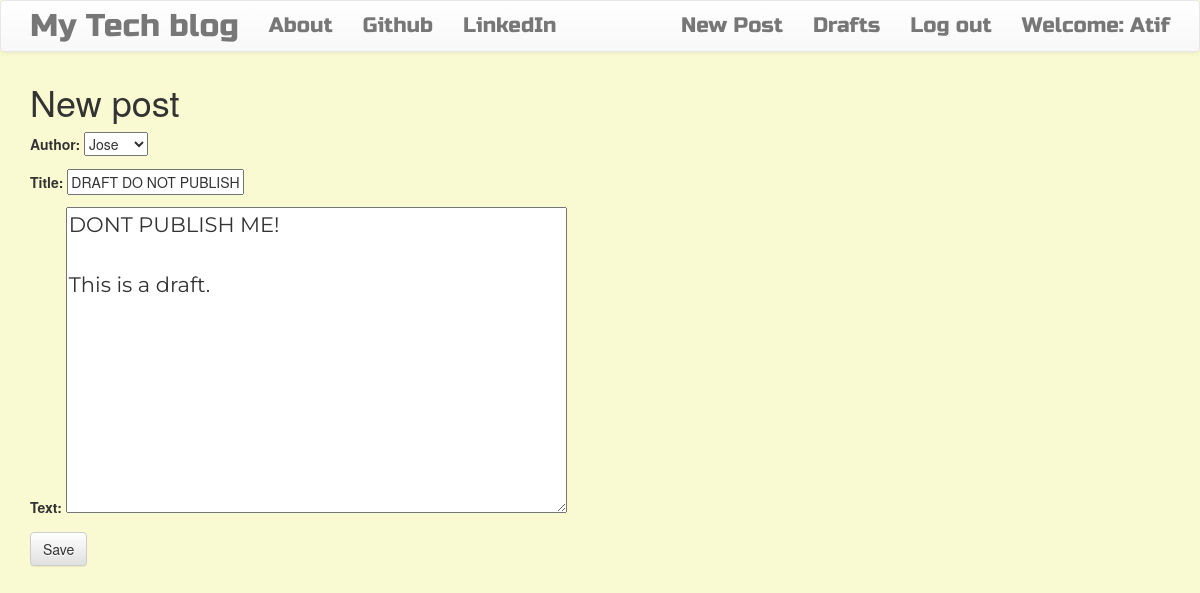
The page /post/15/edit/ (signed in) on the database its author committed.
### blog/models.py (models this page shows, shortened)
class Post(models.Model):
    author = models.ForeignKey('auth.User')
    title = models.CharField(max_length=200)
    text = models.TextField()
    created_date = models.DateTimeField(default=timezone.now)
    published_date = models.DateTimeField(blank=True, null=True)

### blog/views.py (the view)
# urls.py: url(r'^post/(?P<pk>\d+)/edit/$', views.PostUpdateView.as_view(), name='post_edit'),
class PostUpdateView(LoginRequiredMixin,UpdateView):
    login_url = '/login/'
    redirect_field_name = 'blog/post_detail.html'
    form_class = PostForm
    model = Post

### blog/forms.py
class PostForm(forms.ModelForm):
    class Meta:
        model = Post
        fields = ('author','title', 'text',)
        widgets = {
            'title': forms.TextInput(attrs={'class': 'textinputclass'}),
            'text': forms.Textarea(attrs={'class': 'editable medium-editor-textarea postcontent'}),
        }

### blog/templates/blog/post_form.html (shortened to what this page needs)
{% extends 'blog/base.html' %}
{% block content %}
    <h1>New post</h1>
    <form method="POST" class="post-form">
    {{form.as_p}}
    <button type="submit" class="save btn btn-default">Save</button>
    </form>
{% endblock %}

### blog/templates/blog/base.html (shortened to what this page needs)
<!DOCTYPE html>
{% load staticfiles %}
<html>
    <head>
        <link rel="stylesheet" href="https://maxcdn.bootstrapcdn.com/bootstrap/3.3.7/css/bootstrap.min.css">
        <link rel="stylesheet" href="https://maxcdn.bootstrapcdn.com/bootstrap/3.3.7/css/bootstrap-theme.min.css">
        <link rel="stylesheet" href="//cdn.jsdelivr.net/medium-editor/latest/css/medium-editor.min.css" type="text/css" media="screen" charset="utf-8">
        <link rel="stylesheet" href="{% static 'css/blog.css' %}">
<body class='loader'>
  <nav class="navbar navbar-default techfont custom-navbar">
    <div class="container">
      <ul class="nav navbar-nav">
        <li><a class='navbar-brand bigbrand' href="{% url 'post_list' %}">My Tech blog</a></li>
        <li><a href="{% url 'about'%}">About</a></li>
        <li><a href="https://github.com/Atif8Ted">Github</a></li>
        <li><a href="https://www.linkedin.com/in/atifimam/">LinkedIn</a></li>
      </ul>
      <ul class="nav navbar-nav navbar-right">
        {% if user.is_authenticated %}
        <li>
          <a href="{% url 'post_new' %}" >New Post</a>
        </li>
        <li>
          <a href="{% url 'post_draft_list' %}">Drafts</a>
        </li>
        <li>
          <a href="{% url 'logout' %}" >Log out</a>
        </li>
        <li>
          <a >Welcome: {{ user.username }}</a>
        </li>
          {% else %}
          <li><a class='nav navbar-right' href="{% url 'login' %}" ><span class="glyphicon glyphicon-user"></span> Login</a></li>
        {% endif %}
      </ul>
  </div>
</nav>
        <div class="content container">
            <div class="row">
                <div class="col-md-8">
                  <div class="blog_posts">
                    {% block content %}
                    {% endblock %}
                  </div>
                </div>
            </div>
        </div>
</body>
</html>

### blog/static/css/blog.css (style rules this page uses)
.techfont { font-family: 'Russo One', sans-serif; font-size: 1.5em; margin-bottom: 10px; }
.postcontent { font-family: 'Montserrat'; font-size: 1.5em; }
.bigbrand { font-size: 1.5em; }
.loader { filter: hue-rotate(0deg); color: linear-gradient(45deg, #0f8, #08f); animation: hue 5000ms infinite linear; }
body { background: lightgoldenrodyellow; }

### rows shown on the page
Post: author "Jose", title "DRAFT DO NOT PUBLISH", text "DONT PUBLISH ME! This is a draft."

### other values the page prints
{{ user.username }} "Atif"
